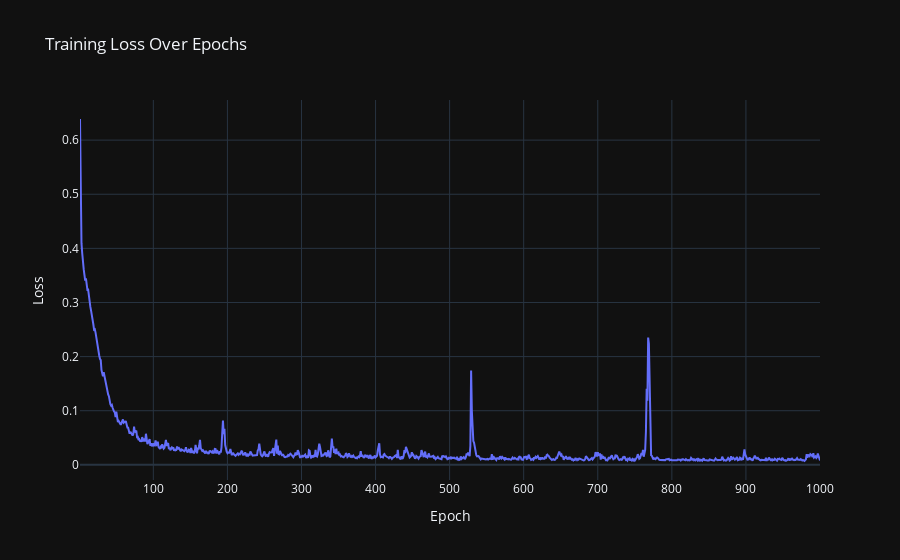

Write notebook code for a chart like this one.
### Code cell
import plotly.graph_objs as go
# After training, plot the loss using Plotly
fig = go.Figure()

# Add a trace for the loss over epochs
fig.add_trace(go.Scatter(
    x=list(range(1, num_epochs + 1)),
    y=train_losses,
    mode='lines',
    name='Training Loss'
))

# Update layout for the plot
fig.update_layout(
    title="Training Loss Over Epochs",
    xaxis_title="Epoch",
    yaxis_title="Loss",
    template="plotly_dark"
)

# Show the plot
fig.show()

### Figure 1 — Plotly figure (JSON) as saved in the notebook; plotly's stock layout.template omitted (floating-point values rounded to 4 significant figures; data arrays with more than 128 entries replaced by an {"elided": "..."} marker saying what was removed)
{"data": [{"mode": "lines", "name": "Training Loss", "type": "scatter", "x": {"elided": "1000 int values"}, "y": {"elided": "1000 float values"}}], "layout": {"title": {"text": "Training Loss Over Epochs"}, "xaxis": {"title": {"text": "Epoch"}}, "yaxis": {"title": {"text": "Loss"}}}}
